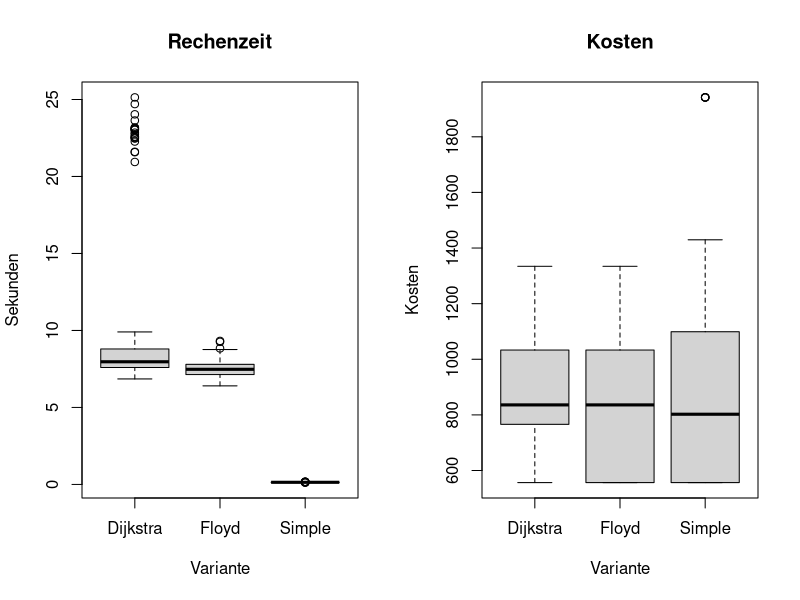

This chart was generated by the following R code:
#  R --save < skas4_boxplot.R
dijkstra <- read.csv('dataset_skas_4.log.csv')
floyd <- read.csv('dataset_skas_4f.log.csv')
simple <- read.csv('dataset_skas_4s.log.csv')
p <- simple[,"dataset"]=="skas_4s+"
simple_plus <- simple[p,]
png(filename="dataset_skas_4_boxplot.png")
par(mfcol=c(1,2))
boxplot(dijkstra$duration,
        floyd$duration,
        simple_plus$duration,
        main="Rechenzeit",
        ylab="Sekunden",
        xlab="Variante",names=c("Dijkstra","Floyd","Simple"))
boxplot(dijkstra$best_costs,
        floyd$best_costs,
        simple_plus$best_costs,
        main="Kosten",
        ylab="Kosten",
        xlab="Variante",names=c("Dijkstra","Floyd","Simple"))
dev.off()

